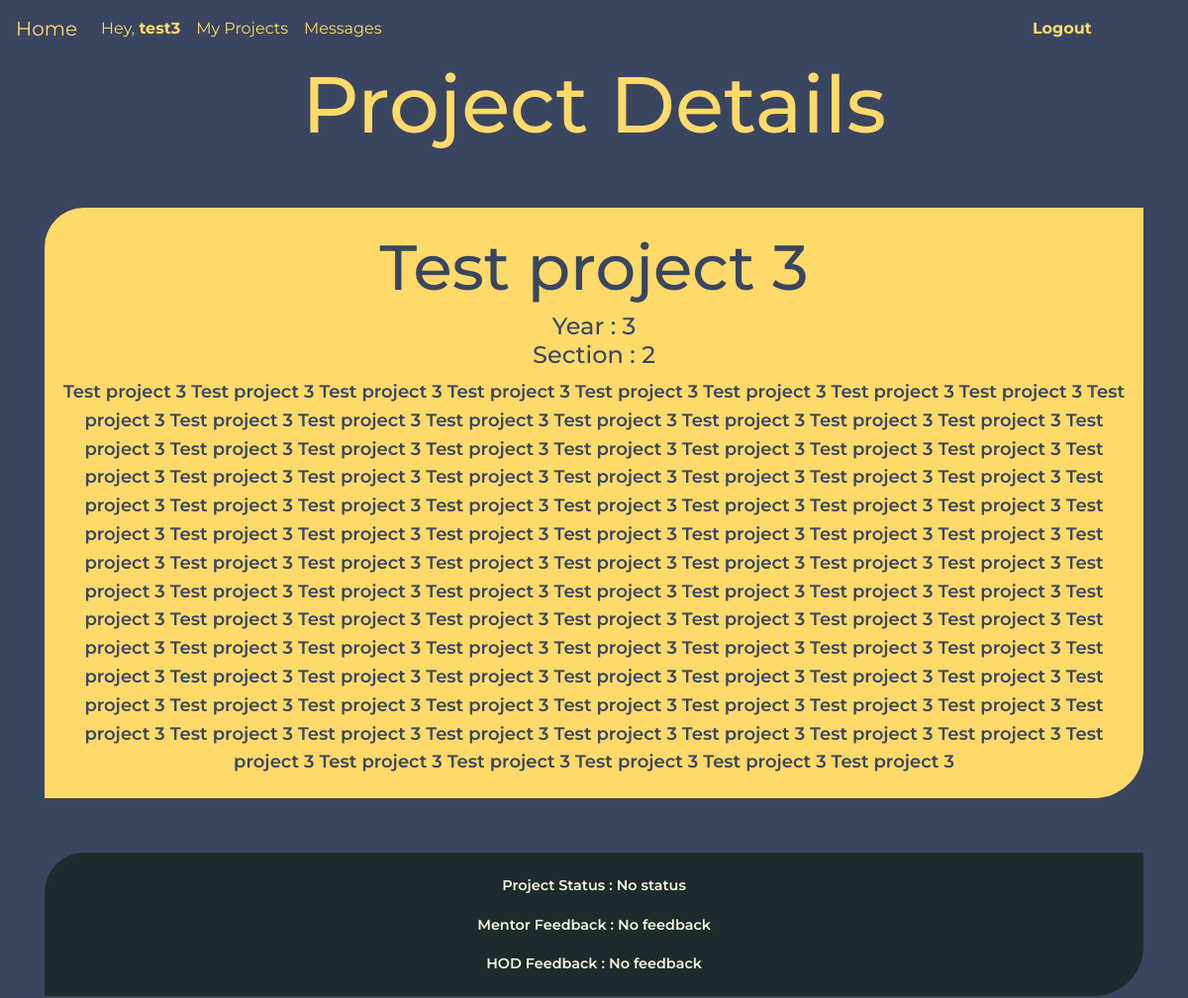
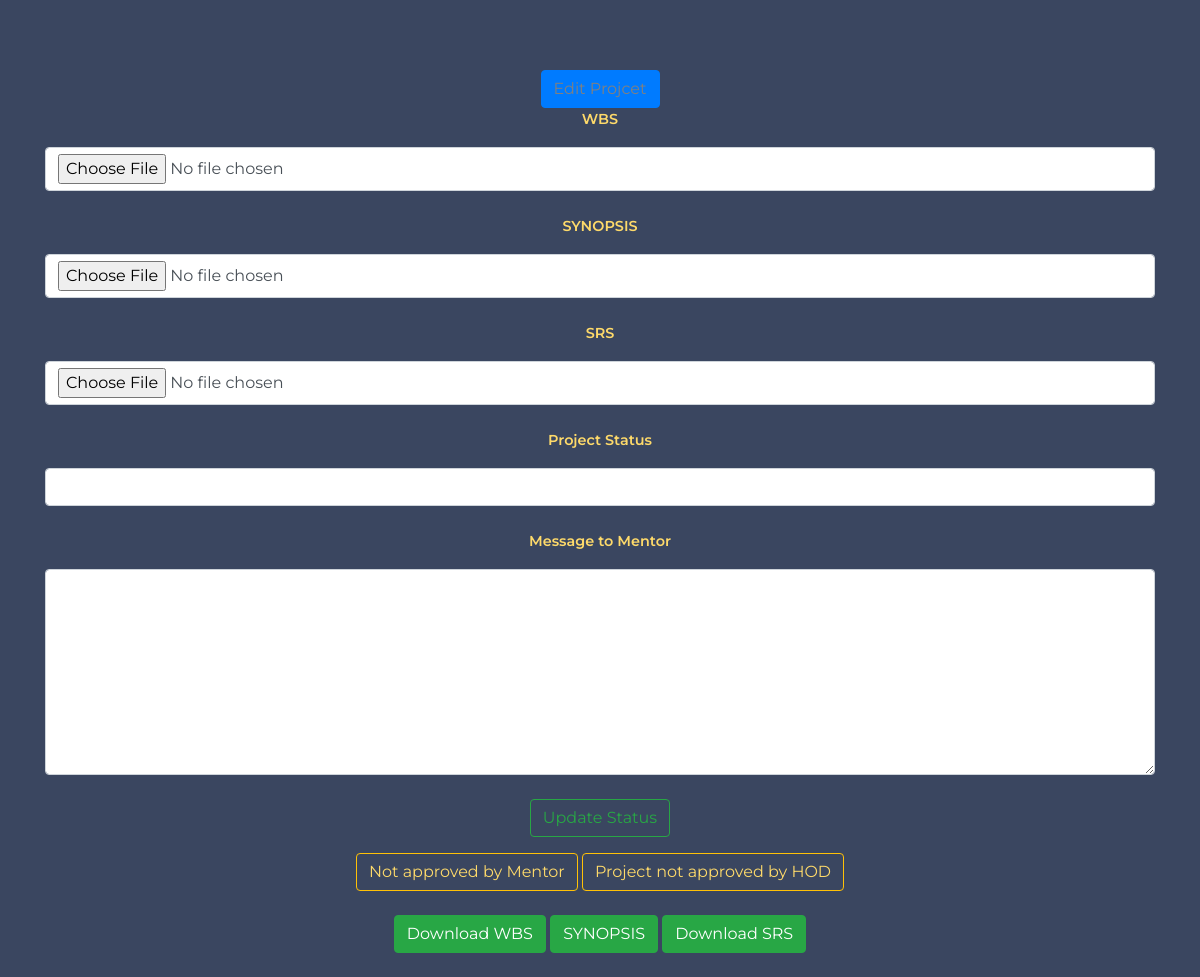
The page /project/12/ (signed in) on the database its author committed (2 pictures, top to bottom).
### minor/models.py (models this page shows, shortened)
class Project(models.Model):
    user = models.ForeignKey(User, on_delete = models.PROTECT)
    group = models.ForeignKey(GroupInfo, on_delete = models.PROTECT)
    title = models.CharField(max_length = 300, default = "No project choosen")
    description  = models.TextField(default = "No description")
    is_approved_by_mentor = models.BooleanField(default = False)
    is_approved_by_HOD = models.BooleanField(default = False)
    mentor = GroupInfo.mentor
    mentor_feedback = models.CharField(default = "No feedback",max_length = 1500)
    hod_feedback = models.CharField(default = "No feedback", max_length = 1500)
    status = models.CharField(default = "No status", max_length = 1500)
    group_message = models.TextField(default = ' ', blank = True, null = True)
    mentor_message = models.TextField(default = ' ', blank = True, null = True)
    synopsis = models.FileField(upload_to = 'documents/',  null = True, default = 'settings.MEDIA_ROOT/documents/default.txt')
    srs = models.FileField(upload_to = 'documents/',  null = True, default = 'settings.MEDIA_ROOT/documents/default.txt')
    wbs = models.FileField(upload_to = 'documents/',  null = True, default = 'settings.MEDIA_ROOT/documents/default.txt')

class GroupInfo(models.Model):
    user = models.OneToOneField(User, on_delete = models.CASCADE)
    year = models.CharField(choices = YEAR,max_length = 6)
    section = models.CharField(choices = SECTION,max_length = 1)
    mentor = models.ForeignKey(FacultyInfo,on_delete=models.PROTECT)
    department = models.CharField(choices = DEPARTMENT,max_length = 3)
    group_name = models.CharField(max_length = 20,unique = True)
    member_1_name = models.CharField(max_length = 100,validators=[alphabets])
    member_1_enrollment = models.CharField(max_length = 15)
    member_2_name = models.CharField(max_length = 100,validators=[alphabets],blank=True)
    member_2_enrollment = models.CharField(max_length = 15,blank=True,null = True)
    member_3_name = models.CharField(max_length = 100,validators=[alphabets],blank=True,null = True)
    member_3_enrollment = models.CharField(max_length = 15,blank=True,null = True)
    contact = models.PositiveIntegerField(unique = True)
    is_group = models.BooleanField(default = True)
    REQUIRED_FIELDS = ['user','department','year','section','mentor','group_name',
                        'member_1_name','member_1_enrollment','contact']

### minor/views.py (the view, shortened to what this page needs)
# urls.py: path('project/<int:pk>/',views.ProjectDetailView.as_view(), name= 'project'),
class ProjectDetailView(LoginRequiredMixin,DetailView):
    model = Project
    hod = ''
    faculty = ''
    template_name = 'project_detail.html'
    def get_context_data(self, **kwargs):
        hod = ''
        faculty = ''
        context = super(ProjectDetailView, self).get_context_data(**kwargs)
        if HeadOfDepartment.objects.filter(user = self.request.user):
            hod = HeadOfDepartment.objects.filter(user = self.request.user)[0]
        elif FacultyInfo.objects.filter(user = self.request.user):
            faculty = FacultyInfo.objects.filter(user = self.request.user)[0]
        if faculty:
            context['faculty'] = faculty
        if hod:
            context['hod'] = hod
        return context

### minor/templates/project_detail.html (shortened to what this page needs)
{% extends 'base.html' %}
{% block head %}
{% if not hod %}
<li class="nav-item">
   <a style="color:#feda6a" data-toggle="modal" href="#myModal" class="nav-link">Messages </a>
</li>
</div>
{% endif %}
{% endblock %}
{% block content %}
<div class="container " align='center'>
<h1 style="color: #feda6a; font-size : 5em;">Project Details</h1>
<div class="blue-container">
   <div class="container">
      <ul >
         <li>
            <h1 style="color: #3a4660; font-size : 4em;">{{project.title}}</h1>
         </li>
         <li>
            <h1 style="color: #3a4660; font-size : 24px;">Year :  {{project.group.year}} <br> Section : {{project.group.section}}</h1>
         </li>
         <li>
            <p style="color: #3a4660; font-size : 18px">{{project.description}}</p>
         </li>
      </ul>
   </div>
   </div
   <br>
   <div class="details container ">
      <ul>
         <p>Project Status : {{project.status}}</p>
         <p>Mentor Feedback : {{project.mentor_feedback}}</p>
         <p>HOD Feedback : {{project.hod_feedback}}</p>
      </ul>
   </div>
   <br><br><br>
   {% if user.is_authenticated and faculty %}
   <form class="form-group" method="post">
      {% csrf_token %}
      <p style="color: #feda6a;" > MENTOR FEEDBACK</p>
      <input   class="form-control" type="text" name="mentor_feedback" value=""><br>
      <p style="color: #feda6a;" > MENTOR MESSAGE</p>
      <div class="">
         <textarea  class="form-control"  name="mentor_message" rows="8" cols="80"></textarea><br>
      </div>
      <input  class="btn btn-outline-success" type="submit" name="" value="Submit">
   </form>
   {% if project.is_approved_by_mentor %}
   <button class="btn btn-info" type="button" value="Approved by mentor">Approved by mentor</button>
   {% else %}
   <a type="submit"  class="btn btn-outline-warning" href= "{{ project.mentor_approval }}" value="Approval by mentor">Approval by mentor</a>
   {% endif %}
   {% if project.is_approved_by_HOD %}
   <button class="btn btn-info" type="button" name="">Approved by HOD</button>
   {% else %}
   <button class="btn btn-warning" "> Project not approved by HOD</button>
   {% endif %}
   {% else %}
   <a class="btn btn-primary" href="{% url 'minor:project_edit' pk=project.pk %}"><span class="glyphicon glyphicon-pencil">Edit Projcet</span></a>
   <form enctype="multipart/form-data" class="form-group" method="post">
      <p style="color:#feda6a">WBS</p>
      <input class="form-control"  type="file" name="wbs" value=""><br>
      <p style="color:#feda6a">SYNOPSIS</p>
      <input class="form-control"  type="file" name="synopsis" value=""><br>
      <p style="color:#feda6a">SRS</p>
      <input class="form-control"  type="file" name="srs" value=""><br>
      <p style="color:#feda6a">Project Status</p>
      <input   class="form-control" type="text" name="project_status" value="" ><br>
      <p style="color:#feda6a">Message to Mentor</p>
      <textarea class="form-control" name="group_message" rows="8" cols="80"></textarea>
      <br>
      <input  class='btn btn-outline-success' type="submit" name="" value="Update Status">
   </form>
   {% if project.is_approved_by_mentor %}
   <button class="btn btn-info" type="button" value="Approved by mentor">Approved by mentor</button>
   {% else %}
   <a type="submit" style="color:#feda6a"  class="btn btn-outline-warning"  value="Approval by mentor">Not approved by Mentor</a>
   {% endif %}
   {% if project.is_approved_by_HOD %}
   <button class="btn btn-info" type="button" name="">Approved by HOD</button>
   {% else %}
   <button style="color:#feda6a" class="btn btn-outline-warning" > Project not approved by HOD</button>
   {% endif %}
   {% endif %}
   <br>
   <br>
   <a class="btn btn-success" href='{{MEDIA_URL}}{{project.wbs}}'  >Download WBS</a>
   <a class="btn btn-success" href="{{MEDIA_URL}}{{project.synopsis}}" >SYNOPSIS</a>
   <a class="btn btn-success" href="{{MEDIA_URL}}{{project.srs}}" >Download SRS</a>
   <br><br>
</div>
{% endblock %}

### minor/templates/base.html (shortened to what this page needs)
<!DOCTYPE html>
<html lang="en" dir="ltr">
  <head>
    <link rel="stylesheet" href="https://maxcdn.bootstrapcdn.com/bootstrap/4.0.0/css/bootstrap.min.css">
  </head>
  <body>
    <nav style="color:white" style="" class="navbar navbar-expand-lg navbar-dark bg-black">
  <a style="color:#feda6a" class="navbar-brand" href="/"> <span style="color:#feda6a">Home</span> </a>
  <div class="collapse navbar-collapse" id="navbarTogglerDemo03">
    <ul class="navbar-nav mr-auto mt-2 mt-lg-0">
      {% if user.is_authenticated %}
      <li  class="nav-item">
        <a class="nav-link " href=""><span style="color:#feda6a">Hey, <b>{{user.username}}</b> </span></a>
      </li>
      <li class="nav-item">
        <a style="color:#feda6a;" class="nav-link " href="/"><span style="color:#feda6a">My Projects</span></b> </a>
      </li>
      {% block head %}
      {% endblock %}
      {% endif %}
    {% if user.is_authenticated %}
    <ul class="navbar-nav" >
      <li class=" nav-item " style="margin-left : -150px">  <a class="nav-link  btn btn-outline-default my-2 my-sm-0 " href="/logout/"><span style="color:#feda6a"><b>Logout</b></span> </a></li>
    </ul>
    {% endif %}
</nav>
  {% block content %}
  {% endblock %}
  </body>
</html>

### minor/templates/base.html (style rules this page uses)
body { margin:0; font-family: 'Montserrat', sans-serif; scroll-behavior: smooth; background:#3a4660; }
span { color:gray; }
li { color:#feda6a; }

### minor/templates/project_detail.html (style rules this page uses)
body { margin:0; background: ; font-family: 'Montserrat',sans-serif; }
.blue-container { width: 100%; background: #feda6a; color:#3a4660; margin-top: 5%; padding-top: 2%; padding-bottom: 0.5%; border-top-left-radius: 40px; border-bottom-right-radius : 50px; }
p,blockquote { font-size: 0.9em; line-height: 1.6em; font-weight: 600; }
ul { list-style: none; margin: 0; padding: 0; }
.details { width: 100%; background: rgb(30,43,46); color:beige; margin-top: 5%; padding-top: 2%; padding-bottom: 0.5%; border-top-left-radius: 40px; border-bottom-right-radius : 50px; }
input, text { border-radius :40px; }

### rows shown on the page
Project: title "Test project 3", group.year "3", group.section "2", description "Test project 3 Test project 3 Test project 3 Test project 3 Test project 3 Test project 3 Test project 3 Test project 3 Test project 3 Test project 3 Test project 3 Test project 3 Test project 3 Test project 3 Test project 3 Test project 3 Test project 3 Test project 3 Test project 3 Test project 3 Test project 3 Test project 3 Test project 3 Test project 3 Test project 3 Test project 3 Test project 3 Test project 3 Test project 3 Test project 3 Test project 3 Test project 3 Test project 3 Test project 3 Test project 3 Test project 3 Test project 3 Test project 3 Test project 3 Test project 3 Test project 3 Test project 3 Test project 3 Test project 3 Test project 3 Test project 3 Test…", status "No status", mentor_feedback "No feedback", hod_feedback "No feedback"

### other values the page prints
{{ user.username }} "test3"
